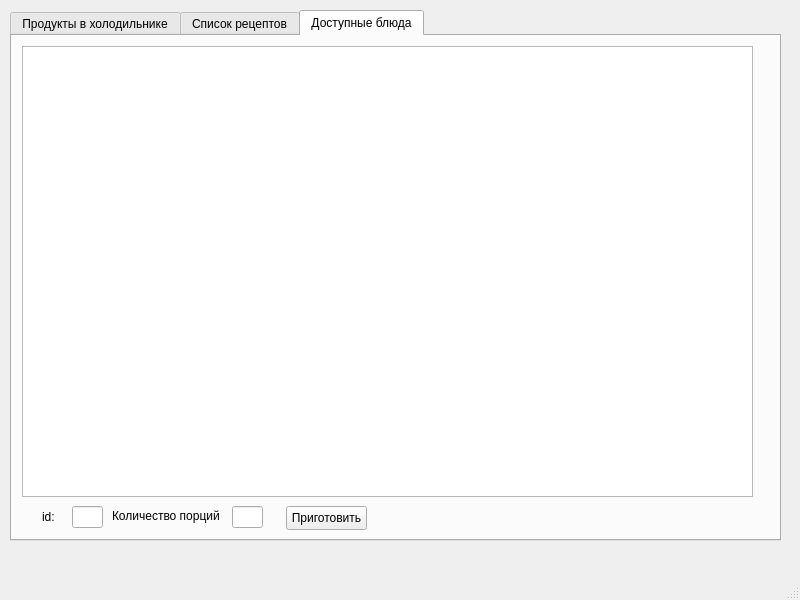
<?xml version="1.0" encoding="UTF-8"?>
<ui version="4.0">
 <class>MainWindow</class>
 <widget class="QMainWindow" name="MainWindow">
  <property name="geometry">
   <rect>
    <x>0</x>
    <y>0</y>
    <width>800</width>
    <height>600</height>
   </rect>
  </property>
  <property name="windowTitle">
   <string>MainWindow</string>
  </property>
  <widget class="QWidget" name="centralwidget">
   <widget class="QTabWidget" name="tabWidget">
    <property name="geometry">
     <rect>
      <x>10</x>
      <y>10</y>
      <width>771</width>
      <height>531</height>
     </rect>
    </property>
    <property name="toolTip">
     <string>&lt;html&gt;&lt;head/&gt;&lt;body&gt;&lt;p&gt;Jhhh&lt;/p&gt;&lt;/body&gt;&lt;/html&gt;</string>
    </property>
    <property name="currentIndex">
     <number>2</number>
    </property>
    <widget class="QWidget" name="ingrFridgeTab">
     <property name="toolTip">
      <string>&lt;html&gt;&lt;head/&gt;&lt;body&gt;&lt;p&gt;ewter&lt;/p&gt;&lt;/body&gt;&lt;/html&gt;</string>
     </property>
     <attribute name="title">
      <string>Продукты в холодильнике</string>
     </attribute>
     <widget class="QTableWidget" name="ingrTabWdgt">
      <property name="geometry">
       <rect>
        <x>10</x>
        <y>10</y>
        <width>741</width>
        <height>441</height>
       </rect>
      </property>
     </widget>
     <widget class="QPushButton" name="addIngrButton">
      <property name="geometry">
       <rect>
        <x>10</x>
        <y>460</y>
        <width>75</width>
        <height>24</height>
       </rect>
      </property>
      <property name="text">
       <string>Добавить</string>
      </property>
     </widget>
    </widget>
    <widget class="QWidget" name="listOfReceipts">
     <attribute name="title">
      <string>Список рецептов</string>
     </attribute>
     <widget class="QTableWidget" name="recpTblWdgt">
      <property name="geometry">
       <rect>
        <x>10</x>
        <y>10</y>
        <width>741</width>
        <height>441</height>
       </rect>
      </property>
     </widget>
     <widget class="QPushButton" name="showRecptBtn">
      <property name="geometry">
       <rect>
        <x>90</x>
        <y>470</y>
        <width>191</width>
        <height>24</height>
       </rect>
      </property>
      <property name="text">
       <string>Посмотреть рецепт</string>
      </property>
     </widget>
     <widget class="QLineEdit" name="receiptID">
      <property name="geometry">
       <rect>
        <x>50</x>
        <y>470</y>
        <width>21</width>
        <height>22</height>
       </rect>
      </property>
     </widget>
     <widget class="QLabel" name="label_3">
      <property name="geometry">
       <rect>
        <x>20</x>
        <y>470</y>
        <width>21</width>
        <height>16</height>
       </rect>
      </property>
      <property name="text">
       <string>id:</string>
      </property>
     </widget>
    </widget>
    <widget class="QWidget" name="availableReceipts">
     <attribute name="title">
      <string>Доступные блюда</string>
     </attribute>
     <widget class="QTableWidget" name="availableReceiptsTable">
      <property name="geometry">
       <rect>
        <x>10</x>
        <y>10</y>
        <width>731</width>
        <height>451</height>
       </rect>
      </property>
     </widget>
     <widget class="QLineEdit" name="receiptId">
      <property name="geometry">
       <rect>
        <x>60</x>
        <y>470</y>
        <width>31</width>
        <height>22</height>
       </rect>
      </property>
     </widget>
     <widget class="QLineEdit" name="portionsNumber">
      <property name="geometry">
       <rect>
        <x>220</x>
        <y>470</y>
        <width>31</width>
        <height>22</height>
       </rect>
      </property>
     </widget>
     <widget class="QPushButton" name="letsCookBtn">
      <property name="geometry">
       <rect>
        <x>274</x>
        <y>470</y>
        <width>81</width>
        <height>24</height>
       </rect>
      </property>
      <property name="text">
       <string>Приготовить</string>
      </property>
     </widget>
     <widget class="QLabel" name="label">
      <property name="geometry">
       <rect>
        <x>30</x>
        <y>470</y>
        <width>21</width>
        <height>21</height>
       </rect>
      </property>
      <property name="text">
       <string>id:</string>
      </property>
     </widget>
     <widget class="QLabel" name="label_2">
      <property name="geometry">
       <rect>
        <x>100</x>
        <y>470</y>
        <width>111</width>
        <height>20</height>
       </rect>
      </property>
      <property name="text">
       <string>Количество порций</string>
      </property>
     </widget>
    </widget>
   </widget>
  </widget>
  <widget class="QMenuBar" name="menubar">
   <property name="geometry">
    <rect>
     <x>0</x>
     <y>0</y>
     <width>800</width>
     <height>22</height>
    </rect>
   </property>
  </widget>
  <widget class="QStatusBar" name="statusbar"/>
 </widget>
 <resources/>
 <connections/>
</ui>
